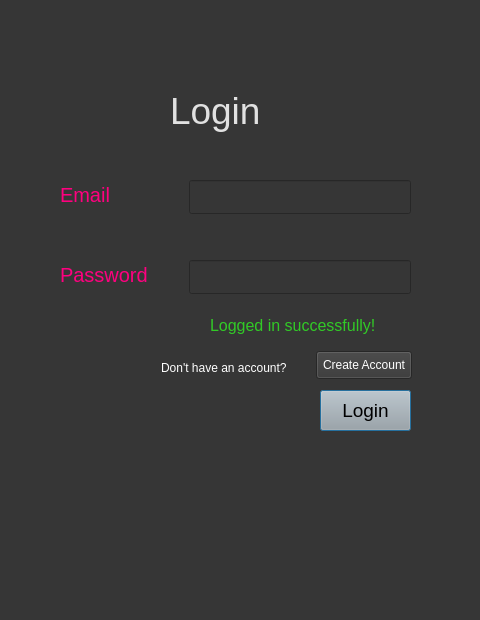
<?xml version="1.0" encoding="UTF-8"?>
<ui version="4.0">
 <class>Dialog</class>
 <widget class="QDialog" name="Dialog">
  <property name="geometry">
   <rect>
    <x>0</x>
    <y>0</y>
    <width>480</width>
    <height>620</height>
   </rect>
  </property>
  <property name="windowTitle">
   <string>Dialog</string>
  </property>
  <property name="styleSheet">
   <string notr="true">background-color: rgb(54, 54, 54);</string>
  </property>
  <widget class="QLabel" name="label">
   <property name="geometry">
    <rect>
     <x>170</x>
     <y>80</y>
     <width>131</width>
     <height>61</height>
    </rect>
   </property>
   <property name="styleSheet">
    <string notr="true">color: rgb(225, 225, 225); font-size: 28pt;

</string>
   </property>
   <property name="text">
    <string>Login</string>
   </property>
  </widget>
  <widget class="QPushButton" name="loginButton">
   <property name="geometry">
    <rect>
     <x>320</x>
     <y>390</y>
     <width>91</width>
     <height>41</height>
    </rect>
   </property>
   <property name="styleSheet">
    <string notr="true">background-color: rgb(167, 168, 167);
font-size: 14pt;
</string>
   </property>
   <property name="text">
    <string>Login</string>
   </property>
  </widget>
  <widget class="QLineEdit" name="password">
   <property name="geometry">
    <rect>
     <x>189</x>
     <y>260</y>
     <width>222</width>
     <height>34</height>
    </rect>
   </property>
   <property name="styleSheet">
    <string notr="true">font-size: 14pt; 
color: rgb(255, 255, 255);
</string>
   </property>
  </widget>
  <widget class="QLabel" name="label_2">
   <property name="geometry">
    <rect>
     <x>60</x>
     <y>180</y>
     <width>60</width>
     <height>30</height>
    </rect>
   </property>
   <property name="styleSheet">
    <string notr="true">font-size: 15pt; 
color: rgb(255, 0, 127);</string>
   </property>
   <property name="text">
    <string>Email</string>
   </property>
  </widget>
  <widget class="QLineEdit" name="email">
   <property name="geometry">
    <rect>
     <x>189</x>
     <y>180</y>
     <width>222</width>
     <height>34</height>
    </rect>
   </property>
   <property name="styleSheet">
    <string notr="true">font-size: 14pt; 
color: rgb(255, 255, 255);</string>
   </property>
   <property name="text">
    <string/>
   </property>
  </widget>
  <widget class="QLabel" name="label_3">
   <property name="geometry">
    <rect>
     <x>60</x>
     <y>260</y>
     <width>105</width>
     <height>30</height>
    </rect>
   </property>
   <property name="styleSheet">
    <string notr="true">font-size: 15pt; 
color: rgb(255, 0, 127);</string>
   </property>
   <property name="text">
    <string>Password</string>
   </property>
  </widget>
  <widget class="QLabel" name="dontHaveAcc">
   <property name="geometry">
    <rect>
     <x>161</x>
     <y>360</y>
     <width>132</width>
     <height>16</height>
    </rect>
   </property>
   <property name="styleSheet">
    <string notr="true">color: rgb(255, 255, 255);</string>
   </property>
   <property name="text">
    <string>Don't have an account?</string>
   </property>
  </widget>
  <widget class="QPushButton" name="createAcc">
   <property name="geometry">
    <rect>
     <x>316</x>
     <y>351</y>
     <width>96</width>
     <height>28</height>
    </rect>
   </property>
   <property name="styleSheet">
    <string notr="true">color: rgb(255, 255, 255);</string>
   </property>
   <property name="text">
    <string>Create Account</string>
   </property>
  </widget>
  <widget class="QLabel" name="err_invalidemail">
   <property name="geometry">
    <rect>
     <x>240</x>
     <y>310</y>
     <width>171</width>
     <height>20</height>
    </rect>
   </property>
   <property name="styleSheet">
    <string notr="true">font-size:12pt;
color: rgb(255, 0, 0);</string>
   </property>
   <property name="text">
    <string>Invalid Credentials</string>
   </property>
  </widget>
  <widget class="QLabel" name="login_success">
   <property name="geometry">
    <rect>
     <x>210</x>
     <y>310</y>
     <width>201</width>
     <height>31</height>
    </rect>
   </property>
   <property name="styleSheet">
    <string notr="true">font-size:12pt;
color: rgb(49, 202, 38);</string>
   </property>
   <property name="text">
    <string>Logged in successfully!</string>
   </property>
  </widget>
 </widget>
 <tabstops>
  <tabstop>email</tabstop>
  <tabstop>password</tabstop>
  <tabstop>createAcc</tabstop>
  <tabstop>loginButton</tabstop>
 </tabstops>
 <resources/>
 <connections/>
</ui>
